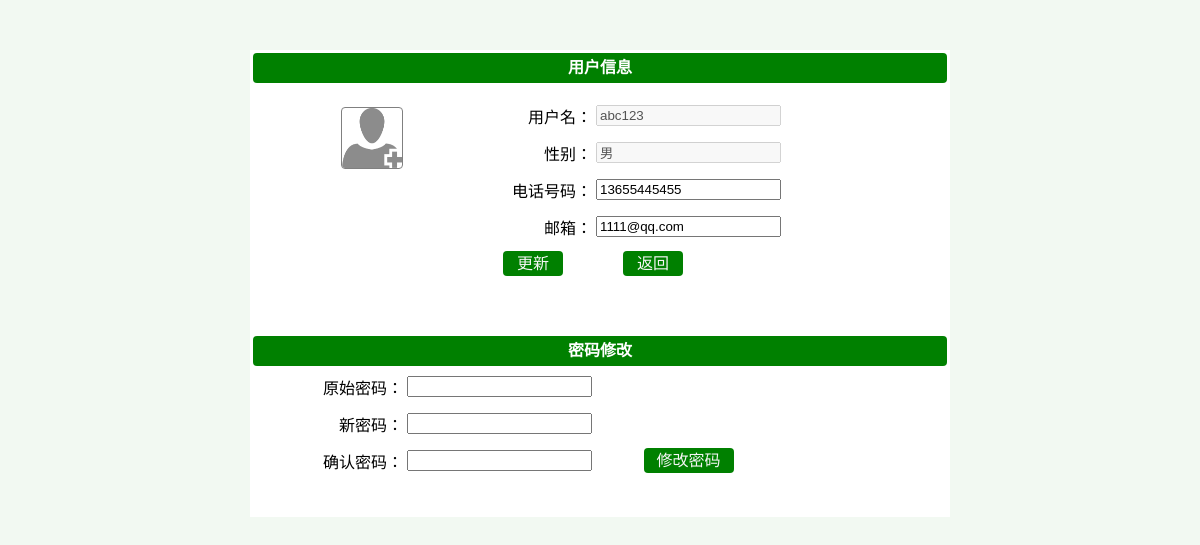
/userinfo/index.php (signed in), run on the app's committed database.
### tables this page shows
CREATE TABLE `user` (
  `id` int(10) unsigned NOT NULL AUTO_INCREMENT,
  `username` varchar(20) NOT NULL COMMENT '用户名',
  `password` varchar(50) NOT NULL COMMENT '密码',
  `sex` varchar(10) NOT NULL COMMENT '性别',
  `phone` varchar(20) NOT NULL COMMENT '电话',
  `email` varchar(50) NOT NULL COMMENT '邮箱',
  `reg_time` int(11) NOT NULL COMMENT '注册时间',
  `recent_login` int(11) NOT NULL COMMENT '最近登陆时间',
  `update_time` timestamp NULL DEFAULT CURRENT_TIMESTAMP COMMENT '数据更新时间',
  `score` int(11) NOT NULL DEFAULT '0' COMMENT '会员积分',
  `state` tinyint(4) NOT NULL DEFAULT '0' COMMENT '会员状态 1可用 0锁定',
  `note` text NOT NULL COMMENT '备注',
  `level_id` int(11) DEFAULT NULL COMMENT '等级id',
  PRIMARY KEY (`id`),
  UNIQUE KEY `unique` (`username`)
);

### public/class/db.class.php (called while the page is built, shortened)
<?php
class DB {
    public static $dbtype = 'mysql';
    public static $dbhost = '';
    public static $dbport = '';
    public static $dbname = '';
    public static $dbuser = '';
    public static $dbpass = '';
    public static $charset = '';
    public static $stmt = null;
    public static $DB = null;
    public static $connect = true;
    public function __construct() {
        self::$dbtype = 'mysql';
        self::$dbhost = 'localhost';
        self::$dbport = '3306';
        self::$dbname = 'csh';
        self::$dbuser = 'root';
        self::$dbpass = '';
        self::$connect = true;
        self::$charset = 'UTF8';
        self::$DB -> setAttribute ( PDO::MYSQL_ATTR_USE_BUFFERED_QUERY, true );
        self::$DB -> setAttribute ( PDO::ATTR_EMULATE_PREPARES, true );
        self::$DB -> exec( 'SET NAMES ' . self::$charset );
    }
    private function connect() {
        try {
            self::$DB = new PDO ( self::$dbtype . ':host=' . self::$dbhost . ';port=' . self::$dbport . ';dbname=' .
                self::$dbname, self::$dbuser, self::$dbpass, array (PDO::ATTR_PERSISTENT => self::$connect ) );
        } catch ( PDOException $e ) {
            die ( "Connect Error Infomation:" . $e->getMessage () );
        }
    }
    private function _fetch($sql, $type) {
        $result = array ();
        self::$stmt = self::$DB->query ( $sql );
        self::$stmt->setFetchMode ( PDO::FETCH_ASSOC );
        switch ($type) {
            case '0' :
                $result = self::$stmt->fetch ();
                break;
        }
        self::$stmt = null;
        return $result;
    }
    public function getOne($table, $field = '*', $where = false) {
        $sql = "SELECT {$field} FROM `{$table}`";
        $sql .= ($where) ? " WHERE $where" : '';
        return self::_fetch ( $sql, $type = '0' );
    }
}

### userinfo/index.php (the view, shortened to what this page needs)
<?php
require_once '../public/class/db.class.php';
$db = new DB();
$username = $_SESSION['username'];
$arr = $db->getOne('user',"*","username='$username'");
$id = $arr['id'];
$data = $db -> getOne('user_pic',"pic_name","pid=$id");
if($data){
    $src="../public/upload/user_pic/".$data['pic_name'];
}else{
    $src="../public/upload/user_pic/default.png";
}
?>
<!DOCTYPE html>
<html lang="en">
<head>
</head>
<body style="background:#f2f9f2;">
    <table  width="700px" align="center" style="background: white;margin-top:50px;">
        <tr height="30">
            <td colspan="4"><div id="base">用户信息</div></td>
        </tr>
        <tr height="10">
            <td rowspan="5" width="70" align="right" valign="top">
                <img id="changePic" title="点击更改头像"
                     style="cursor:pointer;height:60px;width:60px;margin-top:20px;border-radius:4px;border:1px solid gray"
                     src="<?php echo $src;?>"/>
            </td>
            <td colspan="3"></td>
        </tr>
        <tr height="35">
            <td width="50" align="right">用户名：</td>
            <td width="140">
                <input type="text" disabled value="<?php echo $arr['username'];?>"/>
            </td>
            <td></td>
        </tr>
        <tr height="35">
            <td align="right">性别：</td>
            <td>
                <input type="text" disabled value="<?php echo $arr['sex'];?>"/>
            </td>
            <td></td>
        </tr>
        <tr height="35">
            <td align="right">电话号码：</td>
            <td>
                <input name="phone" type="text" value="<?php echo $arr['phone'];?>"/>
            </td>
            <td></td>
        </tr>
        <tr height="35">
            <td align="right">邮箱：</td>
            <td>
                <input name="email" type="text" value="<?php echo $arr['email'];?>"/>
            </td>
            <td></td>
        </tr>
        <tr height="35">
            <td colspan="4" align="center">
                <a id="isubmit" href="javascript:void(0)">更新</a>
                <a id="back" href="<?php echo $_SERVER['HTTP_REFERER'];?>">返回</a>
            </td>
        </tr>
        <tr height="50"><td colspan="3" align="center">
            </td></tr>
        <tr height="30">
            <td colspan="4"><div id="cpwd">密码修改</div></td>
        </tr>
        <tr height="35">
            <td align="right" width="150">原始密码：</td>
            <td>
                <input type="password" name="opassword"/>
            </td>
            <td></td>
        </tr>
        <tr height="35">
            <td align="right">新密码：</td>
            <td>
                <input type="password" name="npassword"/>
            </td>
            <td></td>
        </tr>
        <tr height="35">
            <td align="right">确认密码：</td>
            <td>
                <input type="password" name="cpassword"/>
            </td>
            <td align="center"><a id="psubmit" href="javascript:void(0)">修改密码</a></td>
        </tr>
        <tr height="35">
            <td colspan="4" align="center">
            </td>
        </tr>
    </table>
</body>
</html>

### userinfo/index.php (style rules this page uses)
#base,#cpwd { width:100%; background:green; color:white; text-align:center; font-size:16px; font-weight:bold; height:30px; line-height:30px; border-radius:4px; }
#isubmit,#back { float:left; height:25px; width:60px; text-decoration: none; font-size:16px; color:whitesmoke; display: block; background: green; border-radius:4px; line-height:25px; }
#isubmit { margin-left:250px; margin-right:60px; }
#psubmit { height:25px; width:90px; text-decoration: none; font-size:16px; color:whitesmoke; display: block; background: green; border-radius:4px; line-height:25px; }

### data on the page
user: username "abc123", sex "男", phone "13655445455", email "1111@qq.com"
